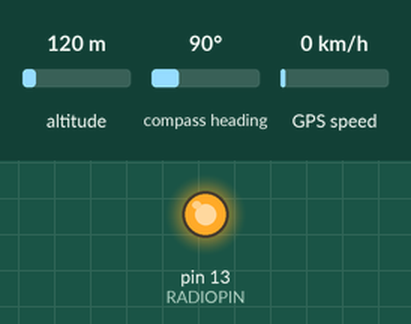
Simulated run of this sketch. Board: Arduino Uno, built with avr-gcc and run on an emulated ATmega328P. Parts: output pins drawn as LEDs (lit = HIGH). The inputs (shaded band) are chosen by the test bench; at power-on: altitude 120 m, compass heading 90°, GPS speed 0 km/h. The GPS gets a fix after 3 s at 37.7749, -122.4194 with 8 satellites; what the sketch prints to the serial monitor is not drawn.

Above: at 8.9 s.
At 26.22 s:
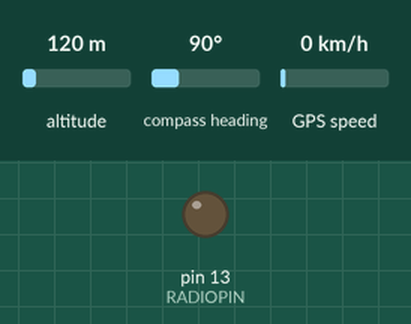
Timing chart, 0 to 27.2 s (numbered marks = the images above):
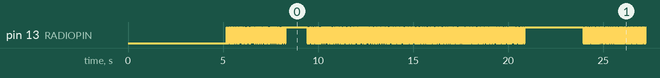

The sketch:

NTX2_with_GPS_V1_2.ino
```cpp
// (licence header left out)
//Includes section

#include <TinyGPS.h>
#include <string.h>
#include <util/crc16.h>
#include <SoftwareSerial.h>

//Definition section
#define RADIOPIN 13

//GPS declarations sestion
TinyGPS GPS;
SoftwareSerial GPS_SS(3, 4);  //GPS RX -> Digital pin 3, GPS TX -> Digital pin 4
int heading;
int velocity;
int sats;
char timechara[9];
int alt;
    char latstr[10] = "0";
    char lonstr[10] = "0";


//Data string declaration
char datastring[200];

int msgcount = 0;

void setup() {
  pinMode(RADIOPIN,OUTPUT);
  delay(5000); //allows the GPS to settle

  //Start the serial and GPS serial
  Serial.begin(9600);
  GPS_SS.begin(9600);

  //Initialisation script

  Serial.println("RTSHAB01 ");
  Serial.println("High alititude tracker for use in habbing, developed by Chris Atherton ");
  Serial.println("NTX2 code from UPU ");
  Serial.println("TinyGPS code from Mikal Hart ");
  Serial.println("Checksum code from Lunar_Lander ");
  Serial.println("http://www.RoutetoSpace.com ");
  Serial.println();

  //Send string via RTTY to say RTSHAB01 is active
  sprintf(datastring,"$$NSE POWER ON n");
  noInterrupts();  //Stop all other tasks
  rtty_txtstring (datastring);
  interrupts();

}

void loop() {

  //Start watchkeeping.  If message count reaches upper limit of Int then it is reset.
  msgcount = msgcount + 1;
    if(msgcount > 32000)
     {
       msgcount = 1;
     }

   //function declations
 bool newGPSData = false;
 unsigned long chars;
 unsigned short sentences, failed;


//GPS SECTION START

   //Begin parsing GPS data
   for (unsigned long start = millis(); millis() - start < 1000;)
  {
    while (GPS_SS.available())
    {
      char c = GPS_SS.read();
       //Serial.write(c); // uncomment this line if you want to see the GPS data flowing
      if (GPS.encode(c)) // Check to see if a new valid sentence come in?
        newGPSData = true;
    }
  }

if (newGPSData)
  {

    float flat, flon;
    unsigned long age;
    GPS.f_get_position(&flat, &flon, &age);

    dtostrf(flat,9,6,latstr); // convert lat from float to string
    dtostrf(flon,9,6,lonstr); // convert lon from float to string

    int year;
    byte month, day, hour, minute, second, hundredths;
    unsigned long fix_age;
    GPS.crack_datetime(&year, &month, &day, &hour, &minute, &second, &hundredths, &fix_age);

    //build up time stamp
    String tmstr;
    if(hour < 10)
    {
       tmstr = tmstr + "0";
    }
    tmstr = tmstr + String(hour, DEC);
   // tmstr = tmstr + ":";
    if(minute < 10)
    {
       tmstr = tmstr + "0";
    }
    tmstr = tmstr + String(minute, DEC);
   // tmstr = tmstr + ":";
    if(second < 10)
    {
       tmstr = tmstr + "0";
    }
    tmstr = tmstr + String(second, DEC);

    tmstr.toCharArray(timechara, 9) ;

   //correct no of 0's in long, (output: 00.575950/-0.575950)
    if (lonstr[0] == ' ') {
    lonstr[0] = '0';
    }

   alt = GPS.f_altitude(); // +/- altitude in meters
   velocity = GPS.f_speed_mps()*10;
   heading = GPS.f_course();
   sats = GPS.satellites();

  }

 /*Error checking
     If no data is received from the GPS then the error message is sent.
 */
 if(newGPSData == false)
   {
    Serial.println("No new data");
    sprintf(datastring,"$$NSE,NOGPS");
    noInterrupts();  //Stop all other tasks
    rtty_txtstring (datastring);  //Send "No new data" text string via RTTY
    interrupts();    //Start tasks again
   }

 //Provide statistics info from GPS
 GPS.stats(&chars, &sentences, &failed);

  Serial.print(" CHARS=");
  Serial.print(chars);
  Serial.print(" SENTENCES=");
  Serial.print(sentences);
  Serial.print(" CSUM ERR=");
  Serial.println(failed);

//SGPS SECTION END

//RTTY SECTION START
  sprintf(datastring,"$$$$NSE,%i,%s,%s,%s,%i,%i,%i,%i,%i",msgcount,timechara,latstr,lonstr,alt,sats); // Puts the required data in the datastring
  unsigned int CHECKSUM = gps_CRC16_checksum(datastring);  // Calculates the checksum for this datastring
  char checksum_str[6];
  sprintf(checksum_str, "*%04X\n", CHECKSUM);
  strcat(datastring,checksum_str);

  Serial.println(datastring);//Output data to serial
  noInterrupts();
  rtty_txtstring (datastring);//Output data via RTTY
  interrupts();
  delay(2000);

//RTTY SECTION END
}


void rtty_txtstring (char * string)
{

  /* Simple function to sent a char at a time to
   	** rtty_txbyte function.
   	** NB Each char is one byte (8 Bits)
   	*/

  char c;

  c = *string++;

  while ( c != '\0')
  {
    rtty_txbyte (c);
    c = *string++;
  }
}


void rtty_txbyte (char c)
{
  /* Simple function to sent each bit of a char to
   	** rtty_txbit function.
   	** NB The bits are sent Least Significant Bit first
   	**
   	** All chars should be preceded with a 0 and
   	** proceded with a 1. 0 = Start bit; 1 = Stop bit
   	**
   	*/

  int i;

  rtty_txbit (0); // Start bit

  // Send bits for for char LSB first

  for (i=0;i<7;i++) // Change this here 7 or 8 for ASCII-7 / ASCII-8
  {
    if (c & 1) rtty_txbit(1);

    else rtty_txbit(0);

    c = c >> 1;

  }

  rtty_txbit (1); // Stop bit
  rtty_txbit (1); // Stop bit
}

void rtty_txbit (int bit)
{
  if (bit)
  {
    // high
    digitalWrite(RADIOPIN, HIGH);
  }
  else
  {
    // low
    digitalWrite(RADIOPIN, LOW);

  }

  //                  delayMicroseconds(3370); // 300 baud
  delayMicroseconds(10000); // For 50 Baud uncomment this and the line below.
  delayMicroseconds(10150); // You can't do 20150 it just doesn't work as the
                            // largest value that will produce an accurate delay is 16383
                            // See : http://arduino.cc/en/Reference/DelayMicroseconds

}

uint16_t gps_CRC16_checksum (char *string)
{
  size_t i;
  uint16_t crc;
  uint8_t c;

  crc = 0xFFFF;

  // Calculate checksum ignoring the first two $s
  for (i = 2; i < strlen(string); i++)
  {
    c = string[i];
    crc = _crc_xmodem_update (crc, c);
  }

  return crc;
}
```
